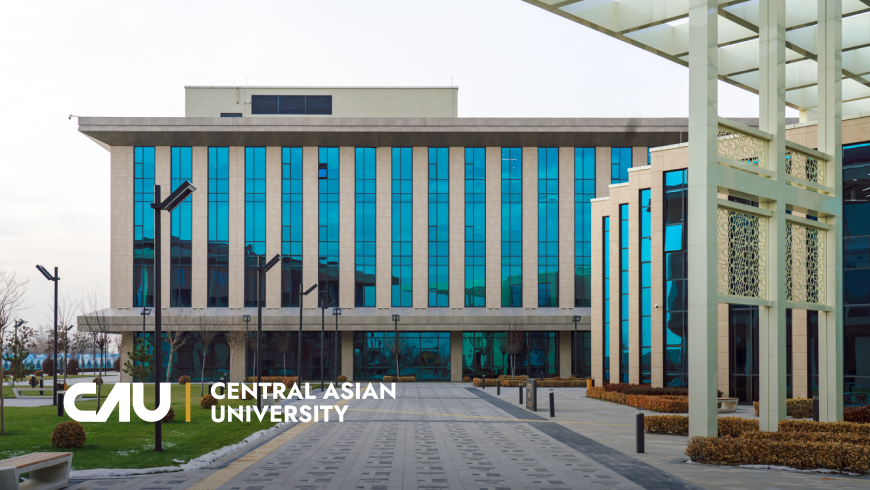
#> input picture CAU.png, 870 x 490 px
$ jupyter execute main.ipynb
#> lines starting #> are read from the running program, lines starting #| are printed output that depends on the picture; after the words box and inside, x2 and y2 are one past the last pixel; in counts of white or black regions, pixels touching at a corner belong together
[cell 1]
import cv2


c = cv2.imread('CAU.png')
#> c is the input picture: shape (490, 870, 3); mean B, G, R 147.5, 149.8, 137.1
c_img = cv2.cvtColor(c, cv2.COLOR_BGR2RGB)
cv2.imshow('BGR2RGB',c_img)

cv2.waitKey(0)

[cell 2]
import cv2

g = cv2.imread('CAU.png', cv2.IMREAD_GRAYSCALE)
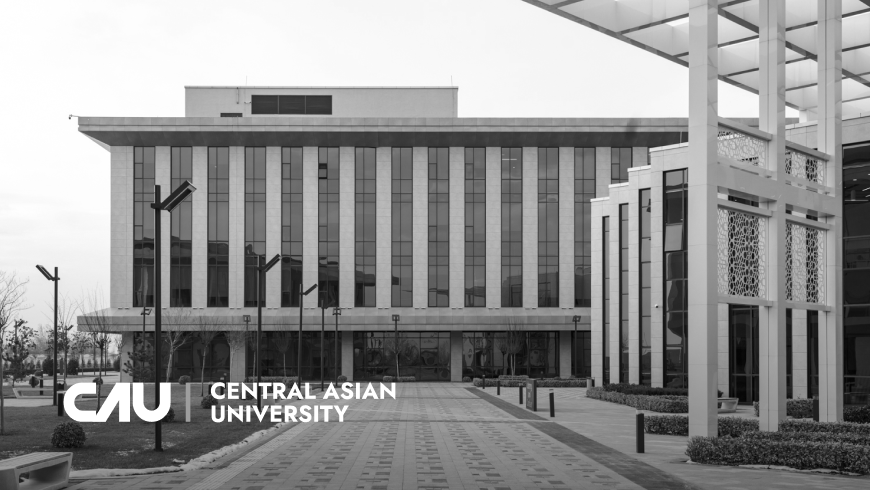
#> g: shape (490, 870); min 3, max 255, mean 145.3

_, b_img = cv2.threshold(g, 128,255,cv2.THRESH_BINARY)
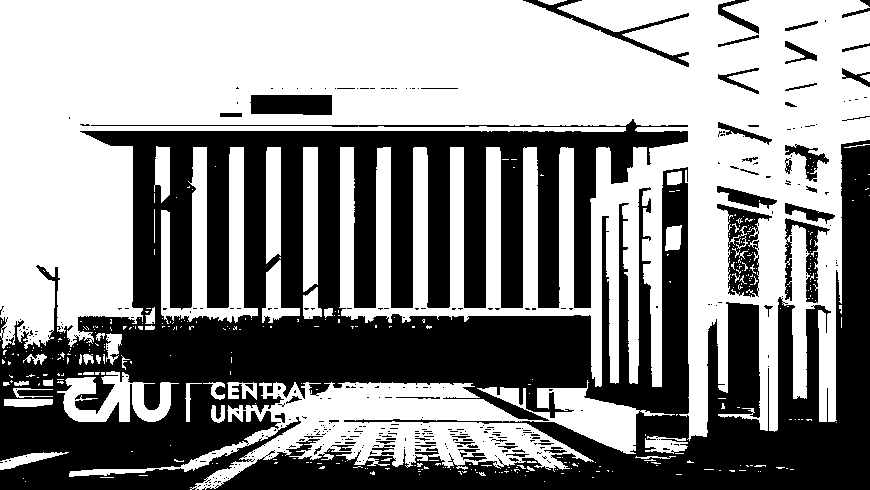
#> b_img: shape (490, 870); 56.4% white; 353 black regions (299 under 20 px), largest, box (x1, y1, x2, y2) and area: (0, 119, 870, 490) 173893, (717, 204, 772, 297) 2112, (250, 95, 332, 115) 1569
cv2.imwrite("img1.png",b_img)

cv2.waitKey(0)

[cell 3]
import cv2
g = cv2.imread('CAU.png', cv2.IMREAD_GRAYSCALE)
_, b_img = cv2.threshold(g, 100,150,cv2.THRESH_BINARY)
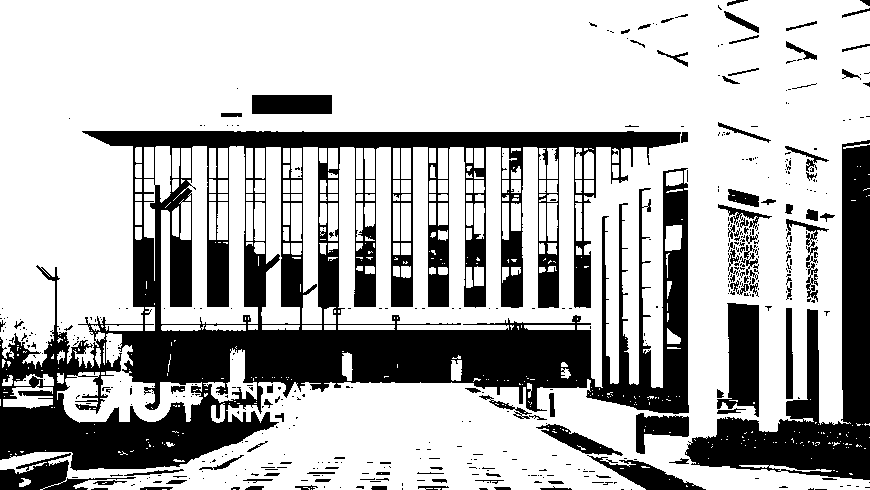
#> b_img: shape (490, 870); values 0 (black) and 150 (white), 71.1% white; 474 black regions (376 under 20 px), largest, box (x1, y1, x2, y2) and area: (0, 131, 689, 471) 86456, (685, 140, 870, 480) 17547, (717, 303, 759, 417) 3207
cv2.imwrite("img2.png", b_img)

cv2.waitKey(0)
